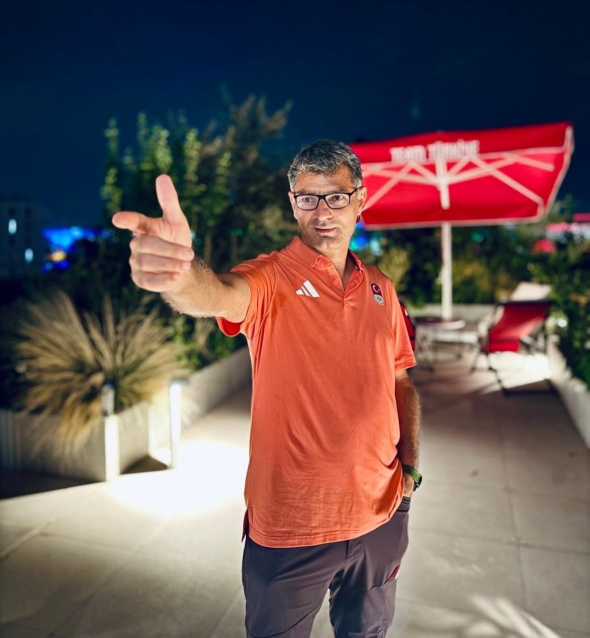
#> input picture 03-create_image/yusufdikec.jpg, 1179 x 1275 px (shown at 1/2 size)
$ python create_image.py
#> lines starting #> are read from the running program, lines starting #| are printed output that depends on the picture; after the words box and inside, x2 and y2 are one past the last pixel; in counts of white or black regions, pixels touching at a corner belong together
import cv2 as cv
import numpy as np

image_path= "yusufdikec.jpg"
image=cv.imread(image_path)
#> image is the input picture: shape (1275, 1179, 3); mean B, G, R 84.7, 85.8, 105.9

cv.namedWindow("image_create",cv.WINDOW_AUTOSIZE)
cv.imshow("image_create",image)
cv.waitKey(1)

m1=np.copy(image)
m2=image

print(image[100:200, 200:300, :])
#> (printed output is left out)
image[100:200, 200:300, :]=0
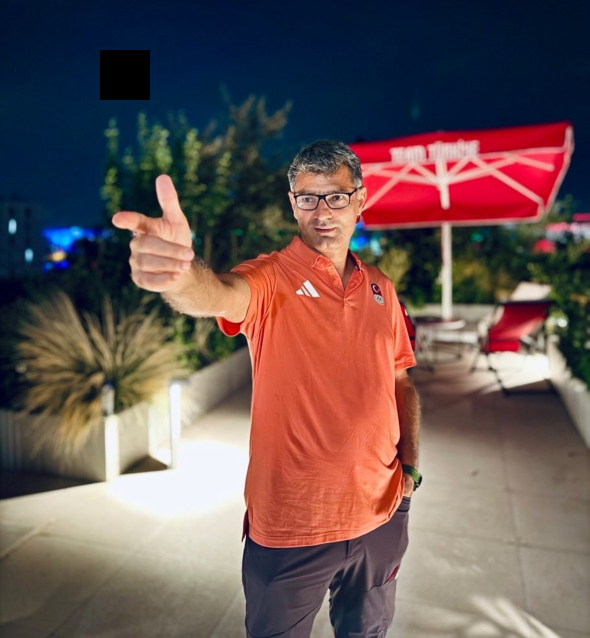
#> image: shape (1275, 1179, 3) (shown at 1/2 size); 0.67% of pixels changed, all inside (x1, y1, x2, y2) = (200, 100, 300, 200)

cv.imshow("m2",m2)
cv.waitKey(1)

m3=np.zeros(image.shape,image.dtype)
cv.imshow("m3",m3)
cv.waitKey(1)

m4=np.zeros([512,512],image.dtype)
cv.imshow("m4",m4)
cv.waitKey(1)

m5=np.zeros([512,512],np.dtype)
m5[:,:]=127
cv.imshow("m5",m5)
cv.waitKey(1)

cube = np.zeros((500, 500, 3), dtype=np.uint8)
points = np.array([
    [100, 100],  # A
    [200, 100],  # B
    [200, 200],  # C
    [100, 200],  # D
    [150, 150],  # E
    [250, 150],  # F
    [250, 250],  # G
    [150, 250]   # H
])

color = (0, 255, 0)
thickness = 2

# Ön yüz
cv.line(cube, tuple(points[0]), tuple(points[1]), color, thickness)
cv.line(cube, tuple(points[1]), tuple(points[2]), color, thickness)
cv.line(cube, tuple(points[2]), tuple(points[3]), color, thickness)
cv.line(cube, tuple(points[3]), tuple(points[0]), color, thickness)

# Arka yüz
cv.line(cube, tuple(points[4]), tuple(points[5]), color, thickness)
cv.line(cube, tuple(points[5]), tuple(points[6]), color, thickness)
cv.line(cube, tuple(points[6]), tuple(points[7]), color, thickness)
cv.line(cube, tuple(points[7]), tuple(points[4]), color, thickness)

# Bağlantı çizgileri
cv.line(cube, tuple(points[0]), tuple(points[4]), color, thickness)
cv.line(cube, tuple(points[1]), tuple(points[5]), color, thickness)
cv.line(cube, tuple(points[2]), tuple(points[6]), color, thickness)
cv.line(cube, tuple(points[3]), tuple(points[7]), color, thickness)

cv.imshow("Cube", cube)
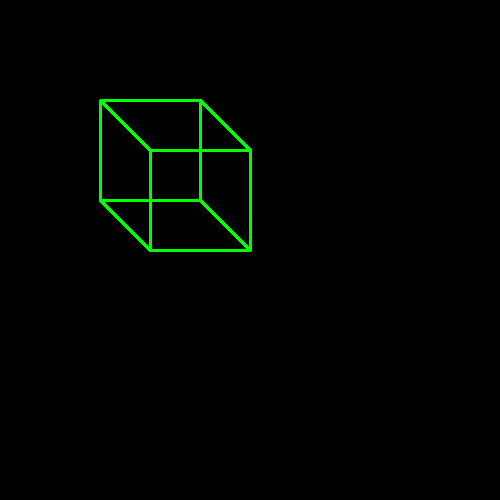
#> window 'Cube': shape (500, 500, 3); mean B, G, R 0, 3.4, 0
cv.waitKey(0)
cv.destroyAllWindows()
